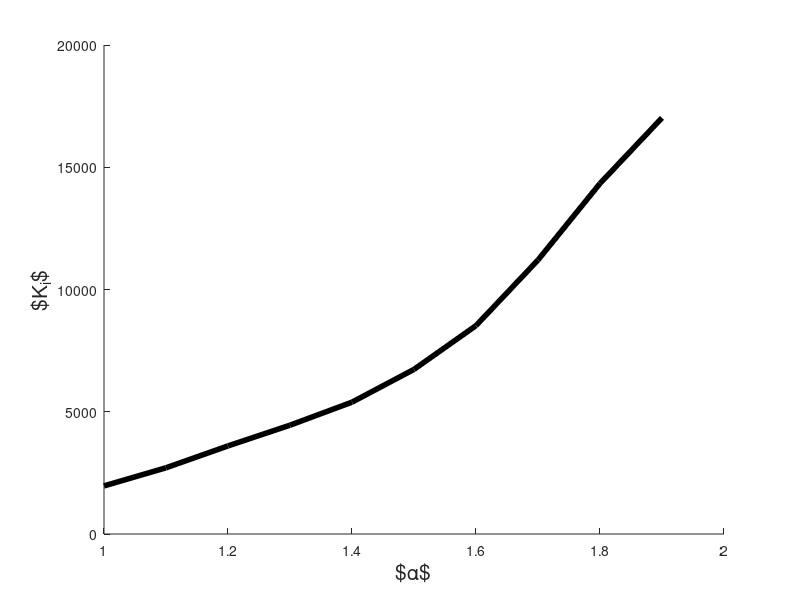
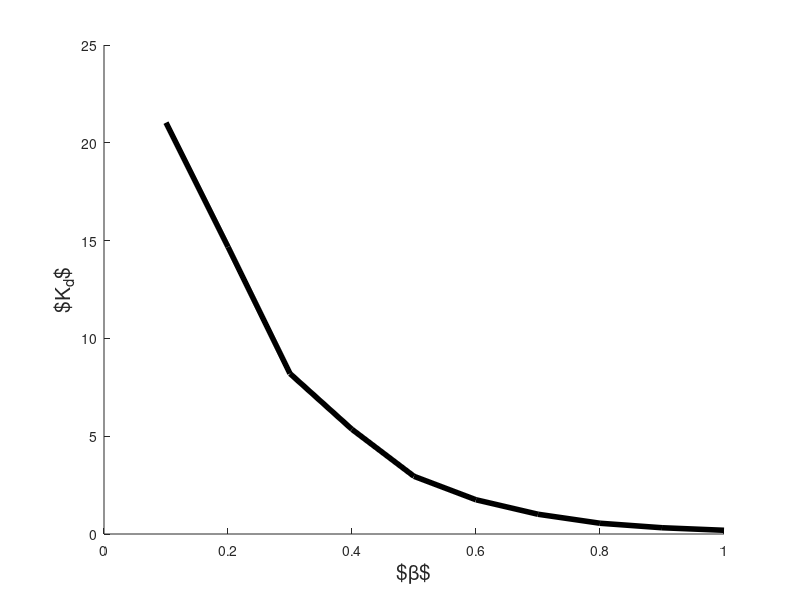

Recreate these plots in MATLAB, in order.
%Fractional order controllers increase the robustness of closed-loop deep
%brain stimulation systems
% Antonio Coronel, J. Francisco Gomez Aguilar, Ivanka Stamova and Fidel Santamaria
%This program was made by Antonio Coronel
%This program generates only the Figure 3, if you want to generate the
%data, please refear to the Code titled: Max_KiKd_analysis.m
%PLEASE REFER OUR WORK WHEN USING IT.
clc
clear all
close all
 alf=(1:0.1:1.9)';
 bet=(1:-0.1:0.1)';

valuealf=[1967;2708;3603;4450;5392;6733;8523;11206;14337;17020];
valuebet=[0.19;0.32;0.55;1.01;1.75;2.95;5.35;8.20;14.68;21.03];

figure
plot(alf,valuealf,'black','LineWidth', 4)
xlabel('$\alpha$','fontsize',15)
ylabel('$K_{i}$','fontsize',15)
box off
figure
plot(bet,valuebet,'black','LineWidth', 4)
xlabel('$\beta$','fontsize',15)
ylabel('$K_{d}$','fontsize',15)
box off
